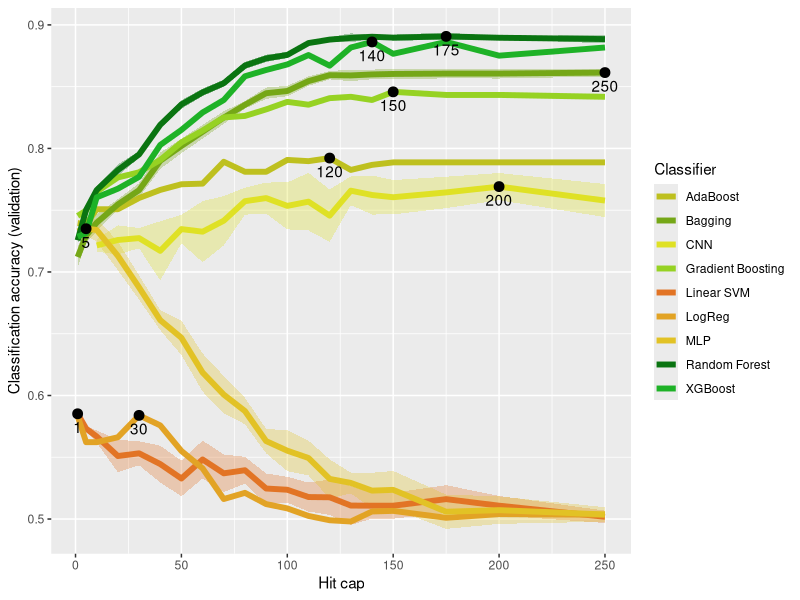

R code for this plot:
library(ggplot2)
library(reshape2)

accuracy_df = read.csv("accuracy.csv")
accuracy_std_df = read.csv("accuracy_std.csv")
max_accuracy_df = data.frame(pos = accuracy_df$X[apply(accuracy_df[,-1],2,which.max)], value = apply(accuracy_df[,-1],2,max))
accuracy_df["cnn"][accuracy_df["cnn"] == 0] = NA
melt_accuracy_df = melt(accuracy_df, id.vars = "X")
melt_accuracy_std_df = melt(accuracy_std_df, id.vars = "X")
palette = c("#BEC01F","#75A717","#DFE125","#96D223","#E27425","#E2A325","#E2C225","#0A7411","#1EB227")

ggplot(melt_accuracy_df, aes(x = X)) +
  geom_ribbon(data = melt_accuracy_std_df, aes(ymin = melt_accuracy_df$value - value, 
                                               ymax = melt_accuracy_df$value + value, fill = variable), alpha = .3, show.legend = F) +
  geom_line(aes(y=value,color=variable), size = 2) +
  geom_point(data = max_accuracy_df, aes(y = value, x = pos), size = 3) +
  geom_text(data = max_accuracy_df, aes(y = value, x = pos, label = pos), hjust=0.5, vjust=1.6) +
  guides(color = guide_legend(title = "Classifier")) +
  labs(x = "Hit cap", y = "Classification accuracy (validation)") +
  scale_color_manual(values = palette, labels = c("AdaBoost","Bagging", "CNN", "Gradient Boosting",
                                                  "Linear SVM","LogReg","MLP","Random Forest","XGBoost")) +
  scale_fill_manual(values = palette, labels = c("AdaBoost","Bagging", "CNN", "Gradient Boosting",
                                                  "Linear SVM","LogReg","MLP","Random Forest","XGBoost"))
